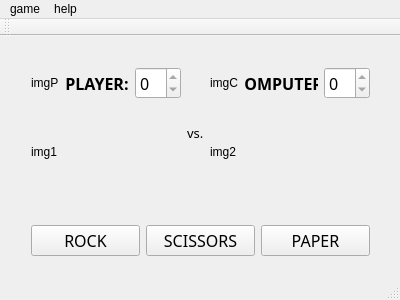
<?xml version="1.0" encoding="UTF-8"?>
<ui version="4.0">
 <class>MainWindow</class>
 <widget class="QMainWindow" name="MainWindow">
  <property name="geometry">
   <rect>
    <x>0</x>
    <y>0</y>
    <width>400</width>
    <height>300</height>
   </rect>
  </property>
  <property name="cursor">
   <cursorShape>ArrowCursor</cursorShape>
  </property>
  <property name="windowTitle">
   <string>Roshambo</string>
  </property>
  <property name="windowIcon">
   <iconset resource="app.qrc">
    <normaloff>:/bmp/figures/icon.bmp</normaloff>:/bmp/figures/icon.bmp</iconset>
  </property>
  <widget class="QWidget" name="centralWidget">
   <widget class="QWidget" name="verticalLayoutWidget">
    <property name="geometry">
     <rect>
      <x>10</x>
      <y>10</y>
      <width>381</width>
      <height>231</height>
     </rect>
    </property>
    <layout class="QVBoxLayout" name="main_layout" stretch="9,1">
     <item>
      <layout class="QHBoxLayout" name="img_layout" stretch="10,1,10">
       <property name="leftMargin">
        <number>10</number>
       </property>
       <property name="topMargin">
        <number>10</number>
       </property>
       <property name="rightMargin">
        <number>10</number>
       </property>
       <property name="bottomMargin">
        <number>10</number>
       </property>
       <item>
        <layout class="QVBoxLayout" name="verticalLayout" stretch="1,9">
         <item>
          <layout class="QHBoxLayout" name="horizontalLayout_2" stretch="1,7,1">
           <item>
            <widget class="QLabel" name="me_label_img">
             <property name="text">
              <string>imgP</string>
             </property>
            </widget>
           </item>
           <item>
            <widget class="QLabel" name="me_label">
             <property name="font">
              <font>
               <family>Impact</family>
               <pointsize>12</pointsize>
               <weight>75</weight>
               <bold>true</bold>
              </font>
             </property>
             <property name="text">
              <string>PLAYER:</string>
             </property>
             <property name="alignment">
              <set>Qt::AlignCenter</set>
             </property>
            </widget>
           </item>
           <item>
            <widget class="QSpinBox" name="me_score">
             <property name="font">
              <font>
               <family>Impact</family>
               <pointsize>12</pointsize>
              </font>
             </property>
             <property name="readOnly">
              <bool>true</bool>
             </property>
            </widget>
           </item>
          </layout>
         </item>
         <item>
          <widget class="QLabel" name="me_img">
           <property name="text">
            <string>img1</string>
           </property>
          </widget>
         </item>
        </layout>
       </item>
       <item>
        <widget class="QLabel" name="label">
         <property name="font">
          <font>
           <family>Arial Black</family>
           <pointsize>10</pointsize>
          </font>
         </property>
         <property name="text">
          <string>vs.</string>
         </property>
        </widget>
       </item>
       <item>
        <layout class="QVBoxLayout" name="verticalLayout_2" stretch="1,9">
         <item>
          <layout class="QHBoxLayout" name="horizontalLayout_3" stretch="1,7,1">
           <item>
            <widget class="QLabel" name="opposite_label_img">
             <property name="text">
              <string>imgC</string>
             </property>
            </widget>
           </item>
           <item>
            <widget class="QLabel" name="opposite_label">
             <property name="font">
              <font>
               <family>Impact</family>
               <pointsize>12</pointsize>
               <weight>75</weight>
               <bold>true</bold>
              </font>
             </property>
             <property name="text">
              <string>COMPUTER:</string>
             </property>
             <property name="alignment">
              <set>Qt::AlignCenter</set>
             </property>
            </widget>
           </item>
           <item>
            <widget class="QSpinBox" name="opposite_score">
             <property name="font">
              <font>
               <family>Impact</family>
               <pointsize>12</pointsize>
              </font>
             </property>
             <property name="readOnly">
              <bool>true</bool>
             </property>
            </widget>
           </item>
          </layout>
         </item>
         <item>
          <widget class="QLabel" name="opposite_img">
           <property name="text">
            <string>img2</string>
           </property>
          </widget>
         </item>
        </layout>
       </item>
      </layout>
     </item>
     <item>
      <layout class="QHBoxLayout" name="btn_layout">
       <property name="leftMargin">
        <number>10</number>
       </property>
       <property name="topMargin">
        <number>10</number>
       </property>
       <property name="rightMargin">
        <number>10</number>
       </property>
       <property name="bottomMargin">
        <number>10</number>
       </property>
       <item>
        <widget class="QPushButton" name="rock_btn">
         <property name="font">
          <font>
           <family>Juice ITC</family>
           <pointsize>12</pointsize>
          </font>
         </property>
         <property name="cursor">
          <cursorShape>PointingHandCursor</cursorShape>
         </property>
         <property name="text">
          <string>ROCK</string>
         </property>
        </widget>
       </item>
       <item>
        <widget class="QPushButton" name="scissors_btn">
         <property name="font">
          <font>
           <family>Juice ITC</family>
           <pointsize>12</pointsize>
          </font>
         </property>
         <property name="cursor">
          <cursorShape>PointingHandCursor</cursorShape>
         </property>
         <property name="text">
          <string>SCISSORS</string>
         </property>
        </widget>
       </item>
       <item>
        <widget class="QPushButton" name="paper_btn">
         <property name="font">
          <font>
           <family>Juice ITC</family>
           <pointsize>12</pointsize>
          </font>
         </property>
         <property name="cursor">
          <cursorShape>PointingHandCursor</cursorShape>
         </property>
         <property name="text">
          <string>PAPER</string>
         </property>
        </widget>
       </item>
      </layout>
     </item>
    </layout>
   </widget>
  </widget>
  <widget class="QMenuBar" name="menuBar">
   <property name="geometry">
    <rect>
     <x>0</x>
     <y>0</y>
     <width>400</width>
     <height>17</height>
    </rect>
   </property>
   <widget class="QMenu" name="menu_help">
    <property name="title">
     <string>help</string>
    </property>
    <addaction name="menu_about_btn"/>
    <addaction name="separator"/>
   </widget>
   <widget class="QMenu" name="menu_game">
    <property name="title">
     <string>game</string>
    </property>
    <addaction name="menu_restart_btn"/>
    <addaction name="separator"/>
    <addaction name="menu_PVE_btn"/>
    <addaction name="separator"/>
    <addaction name="menu_cheat_btn"/>
   </widget>
   <addaction name="menu_game"/>
   <addaction name="menu_help"/>
  </widget>
  <widget class="QToolBar" name="mainToolBar">
   <attribute name="toolBarArea">
    <enum>TopToolBarArea</enum>
   </attribute>
   <attribute name="toolBarBreak">
    <bool>false</bool>
   </attribute>
  </widget>
  <widget class="QStatusBar" name="statusBar"/>
  <action name="menu_about_btn">
   <property name="text">
    <string>About me</string>
   </property>
  </action>
  <action name="actionHow_to_play">
   <property name="text">
    <string>How to play</string>
   </property>
  </action>
  <action name="menu_help_btn">
   <property name="text">
    <string>How to play</string>
   </property>
  </action>
  <action name="menu_restart_btn">
   <property name="text">
    <string>restart</string>
   </property>
  </action>
  <action name="menu_PVE_btn">
   <property name="enabled">
    <bool>false</bool>
   </property>
   <property name="text">
    <string>PVE</string>
   </property>
  </action>
  <action name="menu_cheat_btn">
   <property name="enabled">
    <bool>true</bool>
   </property>
   <property name="text">
    <string>cheat</string>
   </property>
  </action>
 </widget>
 <layoutdefault spacing="6" margin="11"/>
 <resources>
  <include location="app.qrc"/>
 </resources>
 <connections/>
</ui>
